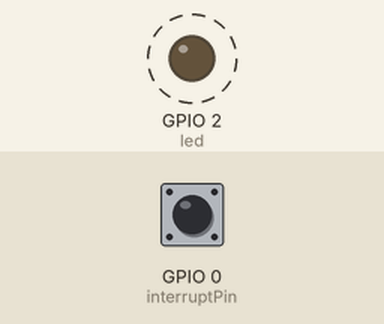
The sketch below on a simulated ESP8266 (NodeMCU). On the bench: output pins drawn as LEDs (lit = HIGH). Dashed ring = blinking. The test bench sets the inputs (shaded band); at power-on: GPIO 0 (interruptPin) HIGH. What the sketch prints to the serial monitor is not drawn.

Above: at 1.2 s.
1.3 s: GPIO 0 (interruptPin) pulled LOW for 0.15 s
Timing chart, 0 to 10.3 s (numbered marks = the images above; inputs shaded):
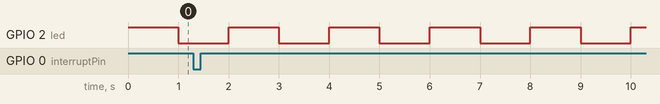

Measured:
- by itself, GPIO 2 (led): alternates HIGH for 1.0 s and LOW for 1.0 s

The sketch:

testinterrupt.ino
```cpp
const int         interruptPin = 0; // button flash
const int         led = 2;

void setup() {
  Serial.begin(115200);
  pinMode(led, OUTPUT);   // LED pin to Output mode
  pinMode(interruptPin, INPUT_PULLUP);
  attachInterrupt(digitalPinToInterrupt(interruptPin), ISR, FALLING); //Respond to falling edges on the pin
}

void loop() {
    digitalWrite(led,HIGH); //LED off
    delay(1000);
    digitalWrite(led,LOW); //LED on
    delay(1000);
}

ICACHE_RAM_ATTR void ISR () {                  // Interrupt Service Routine, come here when an interrupt occurs
   Serial.println("Interrupt Detected");
}
```
